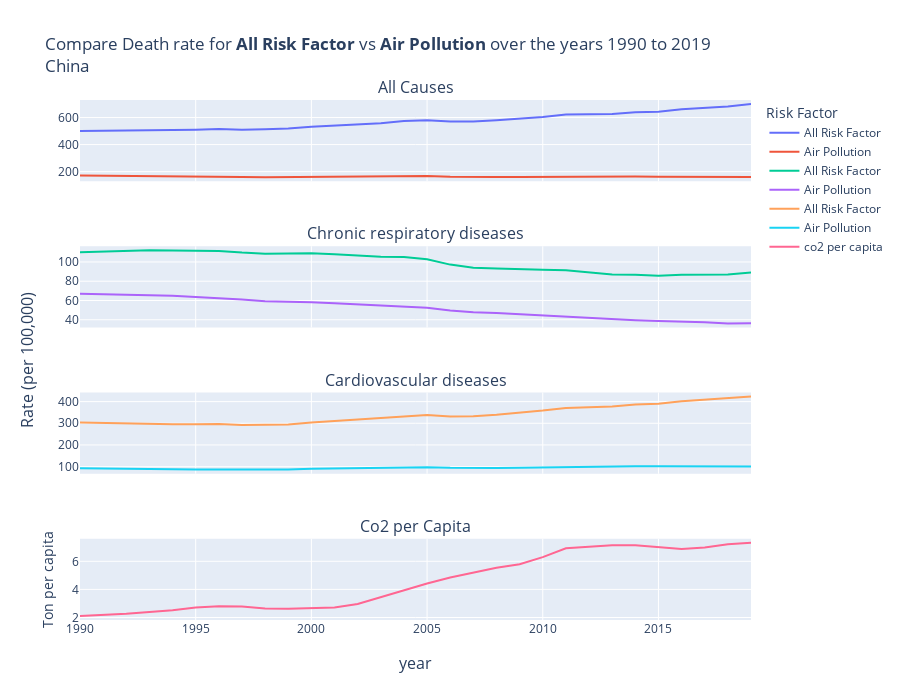

Notebook cell for this chart:
### Code cell
china_df = cause_df[cause_df.location_clean=="CHN"]
co2 = co2_df[co2_df.iso_code=="CHN"]
draw_plot(china_df,co2, where="China")

### Figure 1 — Plotly figure (JSON) as saved in the notebook; plotly's stock layout.template omitted (floating-point values rounded to 4 significant figures)
{"data": [{"mode": "lines", "name": "All Risk Factor", "type": "scatter", "x": [1990, 1991, 1992, 1993, 1994, 1995, 1996, 1997, 1998, 1999, 2000, 2001, 2002, 2003, 2004, 2005, 2006, 2007, 2008, 2009, 2010, 2011, 2012, 2013, 2014, 2015, 2016, 2017, 2018, 2019], "xaxis": "x", "y": [500.7, 501.4, 505.1, 505.8, 506.7, 509.9, 514.6, 510.5, 513.0, 518.5, 532.2, 540.1, 545.7, 557.2, 573.7, 580.7, 570.0, 571.0, 580.7, 590.3, 604.6, 621.4, 622.8, 626.1, 639.5, 642.7, 660.3, 670.7, 681.1, 699.5], "yaxis": "y"}, {"mode": "lines", "name": "Air Pollution", "type": "scatter", "x": [1990, 1991, 1992, 1993, 1994, 1995, 1996, 1997, 1998, 1999, 2000, 2001, 2002, 2003, 2004, 2005, 2006, 2007, 2008, 2009, 2010, 2011, 2012, 2013, 2014, 2015, 2016, 2017, 2018, 2019], "xaxis": "x", "y": [171.3, 168.9, 167.8, 166.2, 164.4, 163.0, 162.6, 160.2, 159.1, 160.0, 162.8, 163.9, 164.7, 166.1, 168.6, 167.6, 162.0, 159.3, 159.7, 159.9, 161.6, 163.2, 162.0, 161.8, 163.3, 162.8, 162.3, 159.7, 159.0, 160.8], "yaxis": "y"}, {"mode": "lines", "name": "All Risk Factor", "type": "scatter", "x": [1990, 1991, 1992, 1993, 1994, 1995, 1996, 1997, 1998, 1999, 2000, 2001, 2002, 2003, 2004, 2005, 2006, 2007, 2008, 2009, 2010, 2011, 2012, 2013, 2014, 2015, 2016, 2017, 2018, 2019], "xaxis": "x2", "y": [110.1, 110.7, 111.8, 112.1, 111.9, 111.6, 111.4, 109.7, 108.6, 108.7, 109.1, 108.1, 106.9, 105.4, 105.1, 102.8, 97.22, 94.08, 93.22, 92.24, 91.98, 91.41, 89.14, 87.09, 86.71, 85.69, 86.7, 86.8, 87.07, 89.11], "yaxis": "y2"}, {"mode": "lines", "name": "Air Pollution", "type": "scatter", "x": [1990, 1991, 1992, 1993, 1994, 1995, 1996, 1997, 1998, 1999, 2000, 2001, 2002, 2003, 2004, 2005, 2006, 2007, 2008, 2009, 2010, 2011, 2012, 2013, 2014, 2015, 2016, 2017, 2018, 2019], "xaxis": "x2", "y": [67.13, 66.6, 66.46, 65.83, 64.9, 63.59, 62.54, 60.96, 59.26, 58.83, 58.25, 57.14, 55.98, 54.88, 54.37, 52.56, 49.76, 47.78, 47.16, 45.81, 45.07, 43.71, 41.98, 40.43, 39.6, 38.75, 38.33, 37.35, 36.21, 36.31], "yaxis": "y2"}, {"mode": "lines", "name": "All Risk Factor", "type": "scatter", "x": [1990, 1991, 1992, 1993, 1994, 1995, 1996, 1997, 1998, 1999, 2000, 2001, 2002, 2003, 2004, 2005, 2006, 2007, 2008, 2009, 2010, 2011, 2012, 2013, 2014, 2015, 2016, 2017, 2018, 2019], "xaxis": "x3", "y": [303.7, 301.0, 300.7, 298.4, 296.0, 295.8, 296.7, 292.1, 292.2, 294.8, 303.6, 310.3, 317.5, 323.6, 333.4, 337.7, 331.3, 332.9, 339.7, 347.8, 358.8, 370.8, 373.1, 377.5, 386.8, 389.6, 401.1, 407.7, 413.2, 423.2], "yaxis": "y3"}, {"mode": "lines", "name": "Air Pollution", "type": "scatter", "x": [1990, 1991, 1992, 1993, 1994, 1995, 1996, 1997, 1998, 1999, 2000, 2001, 2002, 2003, 2004, 2005, 2006, 2007, 2008, 2009, 2010, 2011, 2012, 2013, 2014, 2015, 2016, 2017, 2018, 2019], "xaxis": "x3", "y": [93.04, 91.06, 89.93, 88.73, 87.49, 86.99, 87.1, 85.99, 86.13, 87.08, 89.88, 91.7, 93.69, 95.22, 97.44, 97.55, 94.6, 93.52, 94.02, 95.16, 97.08, 99.22, 99.4, 100.2, 101.8, 101.8, 101.7, 100.2, 100.2, 101.2], "yaxis": "y3"}, {"mode": "lines", "name": "co2 per capita", "type": "scatter", "x": [1990, 1991, 1992, 1993, 1994, 1995, 1996, 1997, 1998, 1999, 2000, 2001, 2002, 2003, 2004, 2005, 2006, 2007, 2008, 2009, 2010, 2011, 2012, 2013, 2014, 2015, 2016, 2017, 2018, 2019], "xaxis": "x4", "y": [2.111, 2.185, 2.263, 2.397, 2.52, 2.706, 2.799, 2.781, 2.642, 2.614, 2.665, 2.706, 2.962, 3.456, 3.948, 4.416, 4.848, 5.185, 5.539, 5.794, 6.295, 6.922, 7.062, 7.151, 7.135, 7, 6.874, 6.981, 7.208, 7.316], "yaxis": "y4"}], "layout": {"annotations": [{"font": {"size": 16}, "showarrow": false, "text": "All Causes", "x": 0.5, "xanchor": "center", "xref": "paper", "y": 1, "yanchor": "bottom", "yref": "paper"}, {"font": {"size": 16}, "showarrow": false, "text": "Chronic respiratory diseases", "x": 0.5, "xanchor": "center", "xref": "paper", "y": 0.7188, "yanchor": "bottom", "yref": "paper"}, {"font": {"size": 16}, "showarrow": false, "text": "Cardiovascular diseases", "x": 0.5, "xanchor": "center", "xref": "paper", "y": 0.4375, "yanchor": "bottom", "yref": "paper"}, {"font": {"size": 16}, "showarrow": false, "text": "Co2 per Capita", "x": 0.5, "xanchor": "center", "xref": "paper", "y": 0.1562, "yanchor": "bottom", "yref": "paper"}, {"font": {"size": 16}, "showarrow": false, "text": "year", "x": 0.5, "xanchor": "center", "xref": "paper", "y": 0, "yanchor": "top", "yref": "paper", "yshift": -30}, {"font": {"size": 16}, "showarrow": false, "text": "Rate (per 100,000)", "textangle": -90, "x": 0, "xanchor": "right", "xref": "paper", "xshift": -40, "y": 0.5, "yanchor": "middle", "yref": "paper"}], "height": 700, "hovermode": "x", "legend": {"title": {"text": "Risk Factor"}}, "title": {"text": "Compare Death rate for <b>All Risk Factor</b> vs <b>Air Pollution</b> over the years 1990 to 2019<br>China"}, "xaxis": {"anchor": "y", "domain": [0, 1], "matches": "x4", "showticklabels": false}, "xaxis2": {"anchor": "y2", "domain": [0, 1], "matches": "x4", "showticklabels": false}, "xaxis3": {"anchor": "y3", "domain": [0, 1], "matches": "x4", "showticklabels": false}, "xaxis4": {"anchor": "y4", "domain": [0, 1]}, "yaxis": {"anchor": "x", "domain": [0.8438, 1]}, "yaxis2": {"anchor": "x2", "domain": [0.5625, 0.7188]}, "yaxis3": {"anchor": "x3", "domain": [0.2812, 0.4375]}, "yaxis4": {"anchor": "x4", "domain": [0, 0.1562], "title": {"text": "Ton per capita"}}}}
